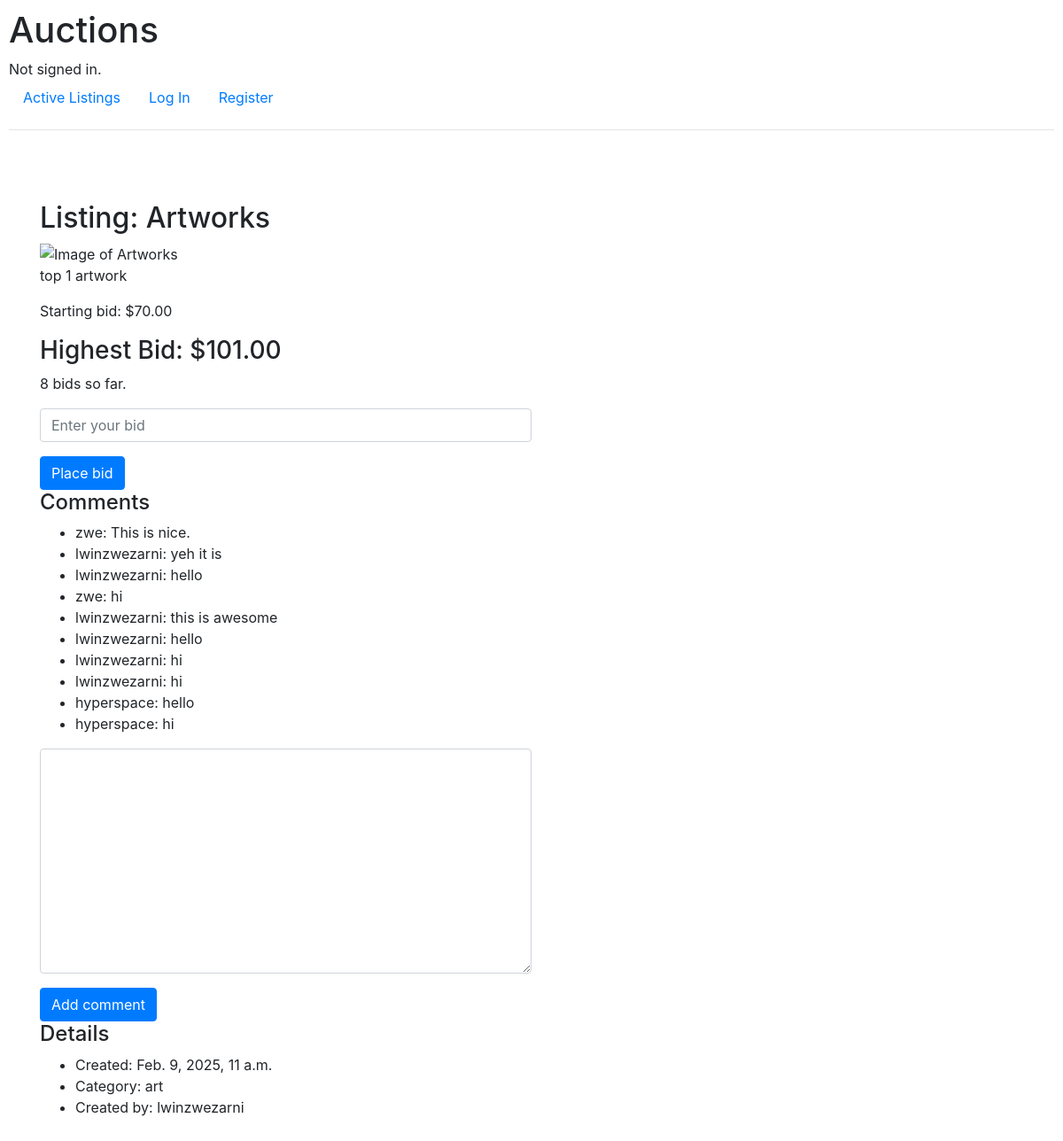
The app's page /listing/6 with its own data.
### auctions/models.py (models this page shows, shortened)
class Listing(models.Model):
    title = models.CharField(max_length=64)
    description = models.TextField()
    starting_bid = models.DecimalField(max_digits=10, decimal_places=2)
    image_url = models.URLField(blank=True)
    category = models.CharField(max_length=64, blank=True)
    user = models.ForeignKey(User, on_delete=models.CASCADE, related_name="listings")
    created = models.DateTimeField(auto_now_add=True)
    active = models.BooleanField(default=True)

class Bid(models.Model):
    listing = models.ForeignKey(Listing, on_delete=models.CASCADE, related_name="bids")
    user = models.ForeignKey(User, on_delete=models.CASCADE, related_name="bids")
    bid = models.DecimalField(max_digits=10, decimal_places=2)

class Comment(models.Model):
    listing = models.ForeignKey(Listing, on_delete=models.CASCADE, related_name="comments")
    user = models.ForeignKey(User, on_delete=models.CASCADE, related_name="comments")
    comment = models.TextField()
    created = models.DateTimeField(auto_now_add=True)

class User(AbstractUser):
    pass

### auctions/views.py (the view)
# urls.py: path("listing/<int:listing_id>", views.listing, name="listing"),
def listing(request, listing_id):
    listing = Listing.objects.get(pk=listing_id)
    bids = Bid.objects.filter(listing=listing)
    current_bid = bids.order_by("-bid").first()
    starting_bid = listing.starting_bid
    highest_bid = current_bid.bid if current_bid else starting_bid
    return render(request, "auctions/listing.html", {
        "listing": Listing.objects.get(pk=listing_id),
        "bid_form": NewBidForm(),
        "bid_num": bids.count(),
        "highest_bid": highest_bid,
        "comment_form": NewCommentForm(),
        "comments": Comment.objects.filter(listing=listing)
    })

### auctions/views.py
class NewBidForm(forms.Form):
    bid = forms.DecimalField(label="Bid", widget=forms.NumberInput(attrs={'placeholder': 'Enter your bid', 'class': 'form-control'}))

class NewCommentForm(forms.ModelForm):
    class Meta:
        model = Comment
        fields = ['comment']
        widgets = {
            'comment': forms.Textarea(attrs={'class': 'form-control'})
        }

### auctions/templates/auctions/listing.html (shortened to what this page needs)
{% extends "auctions/layout.html"%}
{% block body %}
<div class="container">
    <h2>Listing: {{ listing.title }}</h2>
<img src="{{ listing.image_url }}" alt="Image of {{ listing.title }}">
<p>{{ listing.description }}</p>
<p>Starting bid: ${{ listing.starting_bid }}</p>
<h3>Highest Bid: ${{ highest_bid }}</h2>
<p>{{bid_num}} bids so far.</p>
<form action="{% url 'bid' listing.id %}" method="post">
    <div class="form-group">
        {{ bid_form.bid }}
    </div>
    <button type="submit" class="btn btn-primary">Place bid</button>
</form>
<div>
    <h4>Comments</h4>
    <ul>
        {% for comment in comments %}
            <li>{{ comment.user }}: {{ comment.comment }}</li>
        {% endfor %}
    </ul>
    <form action="{% url 'comment' listing.id %}" method="post">
        <div class="form-group">
            {{ comment_form.comment }}
        </div>
        <button type="submit" class="btn btn-primary">Add comment</button>
    </form>
</div>
<h4>Details</h4>
 <ul>
        <li>Created: {{ listing.created }}</li>
        <li>Category: {{ listing.category }}</li>
        <li>Created by: {{ listing.user }}</li>
 </ul>
</div>
{% endblock %}

### auctions/templates/auctions/layout.html (shortened to what this page needs)
{% load static %}
<!DOCTYPE html>
<html lang="en">
    <head>
        <link rel="stylesheet" href="https://stackpath.bootstrapcdn.com/bootstrap/4.4.1/css/bootstrap.min.css">
        <link href="{% static 'auctions/styles.css' %}" rel="stylesheet">
    </head>
    <body>
        <h1>Auctions</h1>
        <div>
            {% if user.is_authenticated %}
                Signed in as <strong>{{ user.username }}</strong>.
            {% else %}
                Not signed in.
            {% endif %}
        </div>
        <ul class="nav">
            <li class="nav-item">
                <a class="nav-link" href="{% url 'index' %}">Active Listings</a>
            </li>
            {% if user.is_authenticated %}
                <li class="nav-item">
                    <a class="nav-link" href="{% url 'create' %}">Create Listing</a>
                </li>
                <li class="nav-item">
                    <a class="nav-link" href="{% url 'logout' %}">Log Out</a>
                </li>
            {% else %}
                <li class="nav-item">
                    <a class="nav-link" href="{% url 'login' %}">Log In</a>
                </li>
                <li class="nav-item">
                    <a class="nav-link" href="{% url 'register' %}">Register</a>
                </li>
            {% endif %}
        </ul>
        <hr>
        {% block body %}
        {% endblock %}
    </body>
</html>

### auctions/static/auctions/styles.css (style rules this page uses)
body { padding: 10px; }
.form-control { width: 50%; }
.container { margin-top: 5em; justify-content: center; }

### records on screen
Listing: title "Artworks", description "top 1 artwork", starting_bid "70.00", created "Feb. 9, 2025, 11 a.m.", category "art", user "lwinzwezarni"
Bid: bid "101.00"
Comment: user "zwe", comment "This is nice."
Comment: user "lwinzwezarni", comment "yeh it is"
Comment: user "lwinzwezarni", comment "hello"
Comment: user "zwe", comment "hi"
Comment: user "lwinzwezarni", comment "this is awesome"
Comment: user "lwinzwezarni", comment "hello"
Comment: user "lwinzwezarni", comment "hi"
Comment: user "lwinzwezarni", comment "hi"
Comment: user "hyperspace", comment "hello"
Comment: user "hyperspace", comment "hi"

### other values on screen
{{ bid_num }} "8"
